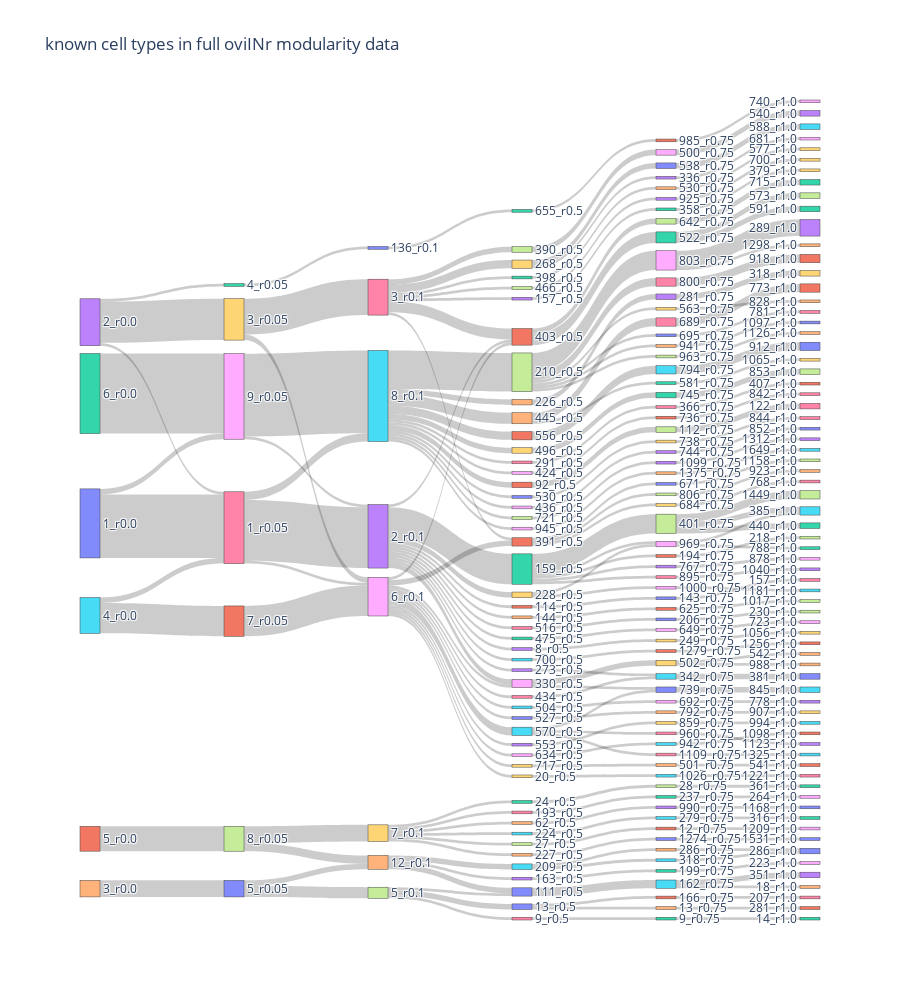

Write notebook code for a chart like this one.
### Code cell
import plotly.graph_objects as go

fig = go.Figure(data=[go.Sankey(
    node = dict(
        pad = 15,
        thickness=20,
        #line=dict(color='blue', width=0.5),
        label = nodes,
        #color='green'
    ),
    link = dict(
        source= links_dict['source'],
        target = links_dict['target'],
        value = links_dict['value']
    )
    
)
])
fig.update_layout(title='known cell types in full oviINr modularity data', height=1000)
fig.show()

### Figure 1 — Plotly figure (JSON) as saved in the notebook; plotly's stock layout.template omitted (floating-point values rounded to 4 significant figures; data arrays with more than 128 entries replaced by an {"elided": "..."} marker saying what was removed)
{"data": [{"link": {"source": {"elided": "219 int values"}, "target": {"elided": "219 int values"}, "value": {"elided": "219 int values"}}, "node": {"label": {"elided": "207 str values"}, "pad": 15, "thickness": 20}, "type": "sankey"}], "layout": {"height": 1000, "title": {"text": "known cell types in full oviINr modularity data"}}}
